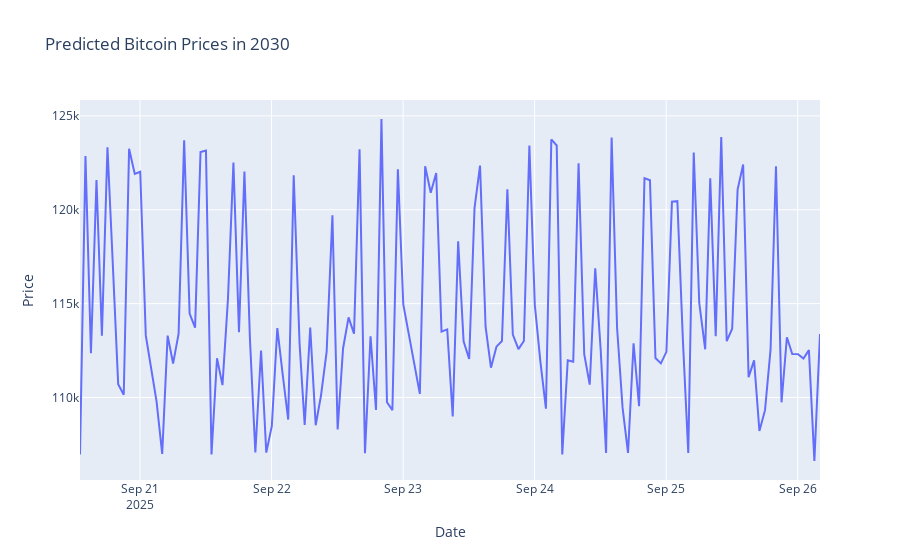

Notebook source saved alongside this figure:
### Code cell
## Visualize the predicted price of bitcoin in 2030
import plotly.graph_objects as go

fig = go.Figure(data=go.Scatter(x=prices.index, y=predictions, mode='lines', name='Predicted Prices'))
fig.update_layout(title='Predicted Bitcoin Prices in 2030', xaxis_title='Date', yaxis_title='Price')
fig.show()

### Figure 1 — Plotly figure (JSON) as saved in the notebook; plotly's stock layout.template omitted (floating-point values rounded to 4 significant figures; data arrays with more than 128 entries replaced by an {"elided": "..."} marker saying what was removed)
{"data": [{"mode": "lines", "name": "Predicted Prices", "type": "scatter", "x": {"elided": "678 str values"}, "y": {"elided": "136 float values"}}], "layout": {"title": {"text": "Predicted Bitcoin Prices in 2030"}, "xaxis": {"title": {"text": "Date"}}, "yaxis": {"title": {"text": "Price"}}}}
